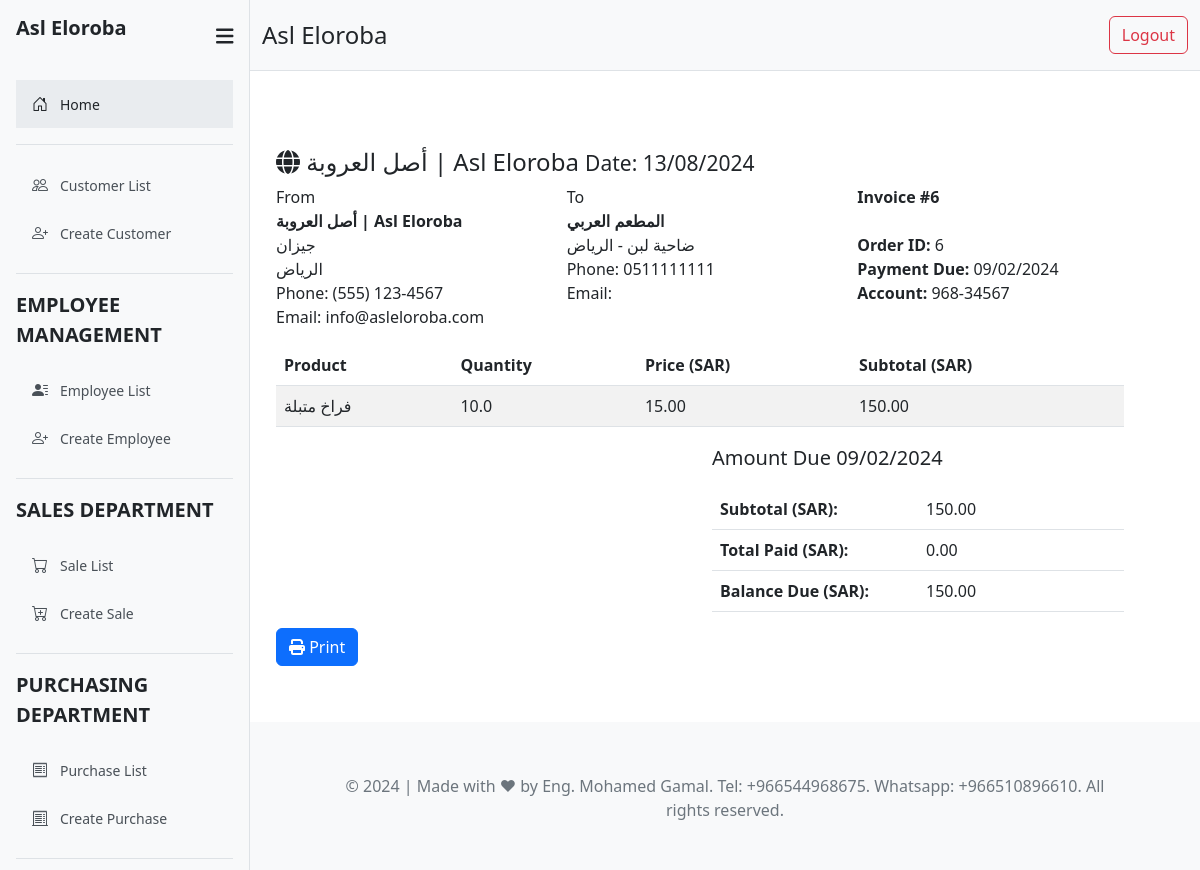
/invoice/6/ (signed in), run on the app's committed database.
### sales/models.py (models this page shows, shortened)
class CompanyInformation(models.Model):
    name = models.CharField(max_length=255, default="Your Company Name")
    address_line_1 = models.CharField(max_length=255, blank=True, null=True)
    address_line_2 = models.CharField(max_length=255, blank=True, null=True)
    phone = models.CharField(max_length=20, default="(555) 123-4567")
    email = models.EmailField(default="info@yourcompany.com")

class Sale(models.Model):
    product = models.ForeignKey(Product, on_delete=models.CASCADE)
    customer = models.ForeignKey(Customer, on_delete=models.CASCADE)
    qty = models.FloatField()
    price = models.FloatField()
    total_amt = models.DecimalField(max_digits=10, decimal_places=2, editable=False)
    sale_date = models.DateTimeField(auto_now_add=True)
    expire_date = models.DateField()
    class Meta:
        verbose_name = '06 sale'
        verbose_name_plural = '06 sales'

class Customer(models.Model):
    name        = models.CharField(max_length=100)
    address     = models.TextField()
    phone       = models.CharField(max_length=15)
    photo       = models.ImageField(upload_to="customer/", blank=True, null=True)
    date        = models.DateField(auto_now_add=True)
    total_customers = models.PositiveIntegerField(default=0, editable=False)
    class Meta:
        verbose_name = '02 customer'
        verbose_name_plural = '02 customers'

class Product(models.Model):
    title = models.CharField(max_length=50)
    detail = models.TextField()
    unit = models.ForeignKey(Unit, on_delete=models.CASCADE)
    photo = models.ImageField(upload_to="product/", blank=True, null=True)
    total_products = models.PositiveIntegerField(default=0, editable=False)    # Track current stock
    class Meta:
        verbose_name = '05 Product'
        verbose_name_plural = '05 Products'

### sales/views.py (the view)
# urls.py: path('invoice/<int:pk>/', views.invoice_details, name='invoice_details'),
@login_required
def invoice_details(request, pk):
    sale = get_object_or_404(Sale, pk=pk)
    customer = sale.customer  # Assuming Sale has a ForeignKey to Customer
    payments = Payment.objects.filter(customer=customer)
    sales = Sale.objects.filter(customer=customer)
    total_purchases = sum(sale.total_amt for sale in sales)
    total_paid = sum(payment.amount for payment in payments)
    balance = total_purchases - Decimal(total_paid)
    company = get_object_or_404(CompanyInformation, pk=1)  # Assuming you only have one record
    paginator = Paginator(payments, 10)  # Show 10 purchases per page
    page_number = request.GET.get('page')
    page_obj = paginator.get_page(page_number)
    return render(request, 'sales/invoice_details.html', {
        'sale': sale,
        'customer': customer,
        'total_purchases': total_purchases,
        'total_paid': total_paid,
        'balance': balance,
        'payments': payments,
        'sales': sales,
        'page_obj': page_obj,
        'company': company,  # Add company info to the context
    })

### templates/sales/invoice_details.html (shortened to what this page needs)
{% extends 'parts/base.html' %}
{% block content %}
<div class="container mt-5">
  <div class="row">
      <div class="col-12">
          <div id="printableArea" class="invoice p-3 mb-3">
              <div class="row">
                  <div class="col-12">
                      <h4>
                            <i class="fas fa-globe"></i> {{ company.name }}
                            <small class="float-right">Date: {{ sales.first.sale_date|date:"d/m/Y" }}</small>
                        </h4>
                    </div>
                </div>
                <div class="row invoice-info">
                    <div class="col-sm-4 invoice-col">
                        From
                        <address>
                            <strong>{{ company.name }}</strong><br>
                            {{ company.address_line_1 }}<br>
                            {{ company.address_line_2 }}<br>
                            Phone: {{ company.phone }}<br>
                            Email: {{ company.email }}
                        </address>
                    </div>
                    <div class="col-sm-4 invoice-col">
                      To
                      <address>
                          <strong>{{ customer.name }}</strong><br>
                          {{ customer.address }}<br>
                          Phone: {{ customer.phone }}<br>
                          Email: {{ customer.email }}
                      </address>
                  </div>
                    <div class="col-sm-4 invoice-col">
                        <b>Invoice #{{ sales.first.id }}</b><br>
                        <br>
                        <b>Order ID:</b> {{ sales.first.id }}<br>
                        <b>Payment Due:</b> {{ sales.first.expire_date|date:"d/m/Y" }}<br>
                        <b>Account:</b> 968-34567
                    </div>
                </div>
                <div class="row">
                    <div class="col-12 table-responsive">
                        <table class="table table-striped">
                            <thead>
                                <tr>
                                    <th>Product</th>
                                    <th>Quantity</th>
                                    <th>Price (SAR)</th>
                                    <th>Subtotal (SAR)</th>
                                </tr>
                            </thead>
                            <tbody>
                                {% for sale in sales %}
                                <tr>
                                    <td>{{ sale.product.title }}</td>
                                    <td>{{ sale.qty }}</td>
                                    <td>{{ sale.price|floatformat:2 }}</td>
                                    <td>{{ sale.total_amt|floatformat:2 }}</td>
                                </tr>
                                {% endfor %}
                            </tbody>
                        </table>
                    </div>
                </div>
                <div class="row">
                    <div class="col-6">
                    </div>
                    <div class="col-6">
                        <p class="lead">Amount Due {{ sales.first.expire_date|date:"d/m/Y" }}</p>
                        <div class="table-responsive">
                            <table class="table">
                                <tr>
                                    <th style="width:50%">Subtotal (SAR):</th>
                                    <td>{{ total_purchases|floatformat:2 }}</td>
                                </tr>
                                <tr>
                                    <th>Total Paid (SAR):</th>
                                    <td>{{ total_paid|floatformat:2 }}</td>
                                </tr>
                                <tr>
                                    <th>Balance Due (SAR):</th>
                                    <td>{{ balance|floatformat:2 }}</td>
                                </tr>
                            </table>
                        </div>
                    </div>
                </div>
              <div class="row no-print">
                <div class="col-12">
                    <button onclick="printInvoice();" class="btn btn-primary float-right"><i class="fas fa-print"></i> Print</button>
                </div>
              </div>
            </div>
        </div>
    </div>
</div>
{% endblock %}

### data on the page
CompanyInformation: name "أصل العروبة | Asl Eloroba", address_line_1 "جيزان", address_line_2 "الرياض", phone "(555) 123-4567", email "info@asleloroba.com"
Sale: first.sale_date "13/08/2024", first.id "6", first.expire_date "09/02/2024", product "فراخ متبلة", qty "10.0", price "15.00", total_amt "150.00"
Customer: name "المطعم العربي", address "ضاحية لبن - الرياض", phone "0511111111"

### other printed values
{{ total_purchases|floatformat:2 }} "150.00"
{{ total_paid|floatformat:2 }} "0.00"
{{ balance|floatformat:2 }} "150.00"
